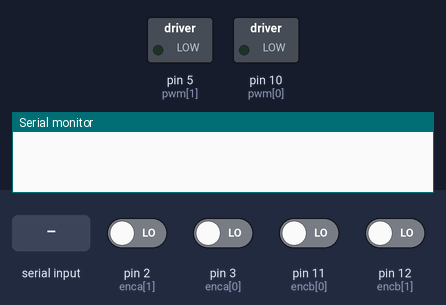
Recording of a sketch running on a simulated Arduino Uno, built with avr-gcc and run on an emulated ATmega328P. Parts: switched loads named in the sketch (green lamp = pin HIGH), the last lines printed to the serial monitor. Inputs (shaded band) come from the test bench; at power-on: pin 2 (enca[1]), pin 3 (enca[0]), pin 11 (encb[0]), pin 12 (encb[1]) LOW.

Above: at 0.9 s.
1.0 s: "M590\n" received over Serial
At 2.2 s:
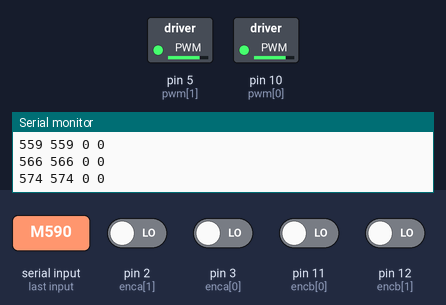
2.6 s: pin 2 (enca[1]) driven HIGH
5.6 s: pin 3 (enca[0]) driven HIGH
Timing chart, 0 to 8.6 s (numbered marks = the images above; inputs shaded):
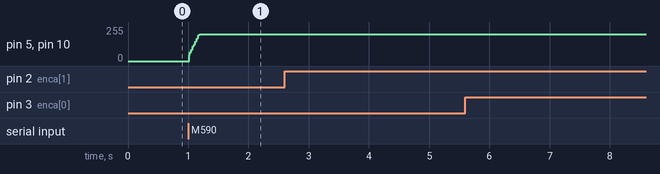

Measured:
- after the input at 1.0 s, pin 5 (pwm[1]), pin 10 (pwm[0]): moves from 0/255 to 200/255 over 0.17 s, starting at once

The sketch:

bonus2.ino
```cpp
#include <util/atomic.h>
#include <math.h>
#include "Dictionary.h"

const int maxDigits = 10;  // Adjust this according to the maximum number of digits you expect
int numbers[maxDigits];
int degrees[maxDigits];
int numbersLength = 0;
float bigForward = 0.42;
float smallForward = 0.295;
float rotate90 = 0.14;
float rotate180 = 0.134 * 2;
float rotate45 = 0.135 / 2;
float rotate135 = rotate45 + rotate90;
float travelTime;
float velocities[maxDigits * 2][2];
Dictionary<int, float> m;
// Map direction numbers to degrees
int directionDegrees[] = {0, 0, 45, 90, 135, 180, -135, -90, -45};
int current_angle = 0;
float distance1;

bool MOVE = true;

class SimplePID {
  private:
    float kp, kd, ki, umax;
    float eprev, eintegral;

  public:
    SimplePID() : kp(1), kd(0), ki(0), umax(150), eprev(0.0), eintegral(0.0) {}

    void setParams(float kpIn, float kdIn, float kiIn, float umaxIn) {
      kp = kpIn; kd = kdIn; ki = kiIn; umax = umaxIn;
    }

    void evalu(int value, int target, float deltaT, int &pwr, int &dir) {
      int e = target - value;
      float dedt = (e - eprev) / (deltaT);
      eintegral = eintegral + e * deltaT;
      float u = kp * e + kd * dedt + ki * eintegral;
      pwr = (int) fabs(u);
      if ( pwr > umax ) {
        pwr = umax;
      }
      dir = 1;
      if (u < 0) {
        dir = -1;
      }
      eprev = e;
    }
};

#define NMOTORS 2
#define M0 0
#define M1 1

const int enca[] = { 3, 2} ;
const int encb[] = { 11, 12};
const int pwm[] = { 10, 5};
const int in1[] = { 8, 7};
const int in2[] = { 9, 6};

long prevT = 0;
int posPrev[] = {0, 0};

volatile int posi[] = {0, 0};

SimplePID pid[NMOTORS];

void setMotor(int dir, int pwmVal, int pwm, int in1, int in2) {
  analogWrite(pwm, pwmVal);
  if (dir == 1) {
    digitalWrite(in1, HIGH);
    digitalWrite(in2, LOW);
  } else if (dir == -1) {
    digitalWrite(in1, LOW);
    digitalWrite(in2, HIGH);
  } else {
    digitalWrite(in1, LOW);
    digitalWrite(in2, LOW);
  }
}

template <int j>
void readEncoder() {
  int b = digitalRead(encb[j]);
  if (b > 0) {
    posi[j]++;
  } else {
    posi[j]--;
  }
}

float target_f[] = {0, 0};
long target[] = {0, 0};
int tot = 0;
int distance;

void setTarget(float t, float deltaT) {
  float positionChange[2] = {0.0, 0.0};
  float pulsesPerMeter = 350 * 7.38;

  if (t < travelTime) {
    positionChange[0] = distance1 / travelTime * deltaT * pulsesPerMeter ;
    positionChange[1] = distance1 / travelTime * deltaT * pulsesPerMeter ;
  } else {
    MOVE = false;
  }

  // Update targets
  for (int k = 0; k < 2; k++) {
    target_f[k] += positionChange[k];
  }
  target[0] = (long) target_f[0];
  target[1] = (long) target_f[1];
}

long St = 0;

void moove() {
  if (St == 0) {
    St = micros(); // Store the start time on the first call
  }

  long currT = micros() - St;

  float deltaT = ((float) (currT - prevT)) / ( 1.0e6 );
  prevT = currT;
  setTarget(currT / 1.0e6, deltaT);
  long pos[2];
  ATOMIC_BLOCK(ATOMIC_RESTORESTATE) {
    for (int k = 0; k < NMOTORS; k++) {
      pos[k] = posi[k];
    }
  }
  for (int k = 0; k < NMOTORS; k++) {
    int pwr, dir;
    pid[k].evalu(pos[k], target[k], deltaT, pwr, dir);
    setMotor(dir, pwr, pwm[k], in1[k], in2[k]);
  }
  for (int i = 0; i < 2; i++) {
    Serial.print(target[i]);
    Serial.print(" ");
  }
  for (int i = 0; i < 2; i++) {
    Serial.print(pos[i]);
    Serial.print(" ");
  }
  Serial.println();
}

void calculateDegrees() {
  int currentOrientation = 0;  // Assuming initial orientation is 0 degrees

  for (int i = 0; i < numbersLength; i++) {
    int targetOrientation = directionDegrees[numbers[i]];
    int turn = targetOrientation - currentOrientation;

    // Adjust turn to be within the range [-180, 180]
    if (turn > 180) {
      turn -= 360;
    } else if (turn < -180) {
      turn += 360;
    }

    degrees[i] = turn;
    currentOrientation = targetOrientation;
  }
}
void setup() {
  Serial.begin(9600);

  while (true) {
    if (Serial.available() > 0) {
      String input = Serial.readStringUntil('\n');  // Read the incoming data until newline character
      input.trim();  // Remove any leading or trailing whitespace

      if (input.startsWith("M5")) {
        input = input.substring(2);  // Remove "M5" from the input

        // Clear the previous numbers array
        memset(numbers, 0, sizeof(numbers));
        numbersLength = 0;
        distance = input.toInt();
        Serial.println(distance);
        distance1 = distance / 100.0;
        Serial.print("in m: ");
        Serial.println(distance1);
        // Calculate the travel time based on the distance
        travelTime = distance1 / 0.2; // 1 second for every 0.20 units of distance
        Serial.print("TT ");
        Serial.println(travelTime);
        break;  // Exit the while loop after successfully reading the data
      } else {
        Serial.println("Data does not start with 'M5'. Waiting for valid data...");
      }
    }
  }

  for (int k = 0; k < NMOTORS; k++) {
    pinMode(enca[k], INPUT);
    pinMode(encb[k], INPUT);
    pid[k].setParams(1.8, 0.08, 0.18, 200);
  }
  attachInterrupt(digitalPinToInterrupt(enca[M0]), readEncoder<M0>, RISING);
  attachInterrupt(digitalPinToInterrupt(enca[M1]), readEncoder<M1>, RISING);
}

void loop() {
  moove();
}
```

Dictionary.h
```cpp
// Dictionary.h
#ifndef DICTIONARY_H
#define DICTIONARY_H

#include <Arduino.h>

template <typename TKey, typename TValue>
class Dictionary {
private:
    struct KeyValuePair {
        TKey key;
        TValue value;
        KeyValuePair* next;
    };

    KeyValuePair* head;

    KeyValuePair* findPair(const TKey& key) const {
        KeyValuePair* current = head;
        while (current != nullptr) {
            if (current->key == key) {
                return current;
            }
            current = current->next;
        }
        return nullptr;
    }

public:
    Dictionary() : head(nullptr) {}

    ~Dictionary() {
        clear();
    }

    TValue& operator[](const TKey& key) {
        KeyValuePair* pair = findPair(key);
        if (pair == nullptr) {
            // Create a new key-value pair if it doesn't exist
            KeyValuePair* newPair = new KeyValuePair();
            newPair->key = key;
            newPair->value = TValue();  // Default value
            newPair->next = head;
            head = newPair;
            return newPair->value;
        } else {
            return pair->value;
        }
    }

    bool remove(const TKey& key) {
        KeyValuePair* current = head;
        KeyValuePair* previous = nullptr;

        while (current != nullptr) {
            if (current->key == key) {
                if (previous == nullptr) {
                    head = current->next;
                } else {
                    previous->next = current->next;
                }
                delete current;
                return true;
            }
            previous = current;
            current = current->next;
        }
        return false;
    }

    void clear() {
        KeyValuePair* current = head;
        while (current != nullptr) {
            KeyValuePair* next = current->next;
            delete current;
            current = next;
        }
        head = nullptr;
    }
};

#endif
```
